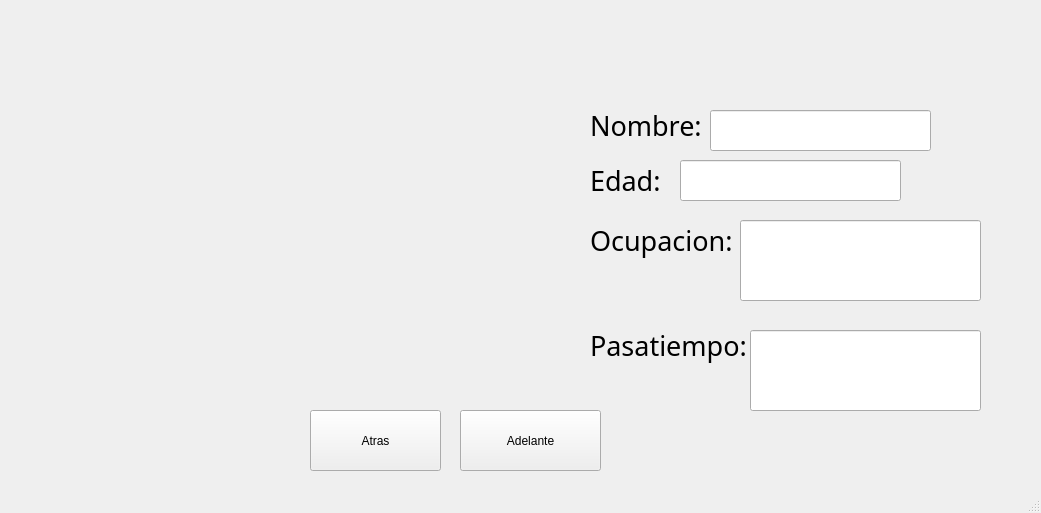
<?xml version="1.0" encoding="UTF-8"?>
<ui version="4.0">
 <class>MainWindow</class>
 <widget class="QMainWindow" name="MainWindow">
  <property name="geometry">
   <rect>
    <x>0</x>
    <y>0</y>
    <width>1041</width>
    <height>513</height>
   </rect>
  </property>
  <property name="windowTitle">
   <string>MainWindow</string>
  </property>
  <widget class="QWidget" name="centralwidget">
   <widget class="QLabel" name="label">
    <property name="geometry">
     <rect>
      <x>20</x>
      <y>20</y>
      <width>261</width>
      <height>161</height>
     </rect>
    </property>
    <property name="text">
     <string/>
    </property>
    <property name="pixmap">
     <pixmap resource="../Archivos/recursos_programas.qrc">:/Logos/mexico.png</pixmap>
    </property>
    <property name="scaledContents">
     <bool>true</bool>
    </property>
   </widget>
   <widget class="QLabel" name="Imagen">
    <property name="geometry">
     <rect>
      <x>320</x>
      <y>100</y>
      <width>261</width>
      <height>271</height>
     </rect>
    </property>
    <property name="text">
     <string/>
    </property>
    <property name="pixmap">
     <pixmap resource="../Archivos/recursos_programas.qrc">:/Catos/duende.jpg</pixmap>
    </property>
    <property name="scaledContents">
     <bool>true</bool>
    </property>
   </widget>
   <widget class="QPushButton" name="btn_adelante">
    <property name="geometry">
     <rect>
      <x>460</x>
      <y>410</y>
      <width>141</width>
      <height>61</height>
     </rect>
    </property>
    <property name="text">
     <string>Adelante</string>
    </property>
   </widget>
   <widget class="QPushButton" name="btn_atras">
    <property name="geometry">
     <rect>
      <x>310</x>
      <y>410</y>
      <width>131</width>
      <height>61</height>
     </rect>
    </property>
    <property name="text">
     <string>Atras</string>
    </property>
   </widget>
   <widget class="QLabel" name="label_2">
    <property name="geometry">
     <rect>
      <x>590</x>
      <y>110</y>
      <width>131</width>
      <height>31</height>
     </rect>
    </property>
    <property name="font">
     <font>
      <family>Sitka</family>
      <pointsize>20</pointsize>
      <weight>50</weight>
      <bold>false</bold>
     </font>
    </property>
    <property name="text">
     <string>Nombre: </string>
    </property>
   </widget>
   <widget class="QLabel" name="label_3">
    <property name="geometry">
     <rect>
      <x>590</x>
      <y>160</y>
      <width>81</width>
      <height>41</height>
     </rect>
    </property>
    <property name="font">
     <font>
      <family>Sitka</family>
      <pointsize>20</pointsize>
      <weight>50</weight>
      <bold>false</bold>
     </font>
    </property>
    <property name="text">
     <string>Edad:</string>
    </property>
   </widget>
   <widget class="QLabel" name="label_4">
    <property name="geometry">
     <rect>
      <x>590</x>
      <y>220</y>
      <width>151</width>
      <height>41</height>
     </rect>
    </property>
    <property name="font">
     <font>
      <family>Sitka</family>
      <pointsize>20</pointsize>
      <weight>50</weight>
      <bold>false</bold>
     </font>
    </property>
    <property name="text">
     <string>Ocupacion: </string>
    </property>
   </widget>
   <widget class="QLabel" name="label_5">
    <property name="geometry">
     <rect>
      <x>590</x>
      <y>320</y>
      <width>171</width>
      <height>51</height>
     </rect>
    </property>
    <property name="font">
     <font>
      <family>Sitka</family>
      <pointsize>20</pointsize>
      <weight>50</weight>
      <bold>false</bold>
     </font>
    </property>
    <property name="text">
     <string>Pasatiempo: </string>
    </property>
   </widget>
   <widget class="QLineEdit" name="txt_nombre">
    <property name="geometry">
     <rect>
      <x>710</x>
      <y>110</y>
      <width>221</width>
      <height>41</height>
     </rect>
    </property>
    <property name="font">
     <font>
      <family>Sitka</family>
      <pointsize>16</pointsize>
     </font>
    </property>
    <property name="readOnly">
     <bool>true</bool>
    </property>
   </widget>
   <widget class="QLineEdit" name="txt_edad">
    <property name="geometry">
     <rect>
      <x>680</x>
      <y>160</y>
      <width>221</width>
      <height>41</height>
     </rect>
    </property>
    <property name="font">
     <font>
      <family>Sitka</family>
      <pointsize>16</pointsize>
     </font>
    </property>
    <property name="readOnly">
     <bool>true</bool>
    </property>
   </widget>
   <widget class="QLineEdit" name="txt_ocupacion">
    <property name="geometry">
     <rect>
      <x>740</x>
      <y>220</y>
      <width>241</width>
      <height>81</height>
     </rect>
    </property>
    <property name="font">
     <font>
      <family>Sitka</family>
      <pointsize>16</pointsize>
     </font>
    </property>
    <property name="readOnly">
     <bool>true</bool>
    </property>
   </widget>
   <widget class="QLineEdit" name="txt_pasatiempo">
    <property name="geometry">
     <rect>
      <x>750</x>
      <y>330</y>
      <width>231</width>
      <height>81</height>
     </rect>
    </property>
    <property name="font">
     <font>
      <family>Sitka</family>
      <pointsize>16</pointsize>
     </font>
    </property>
    <property name="readOnly">
     <bool>true</bool>
    </property>
   </widget>
  </widget>
  <widget class="QMenuBar" name="menubar">
   <property name="geometry">
    <rect>
     <x>0</x>
     <y>0</y>
     <width>1041</width>
     <height>21</height>
    </rect>
   </property>
  </widget>
  <widget class="QStatusBar" name="statusbar"/>
 </widget>
 <resources>
  <include location="../Archivos/recursos_programas.qrc"/>
 </resources>
 <connections/>
</ui>
